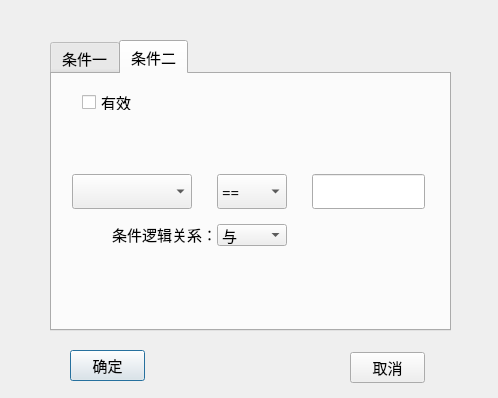
<?xml version="1.0" encoding="UTF-8"?>
<ui version="4.0">
 <class>PanduanDialog</class>
 <widget class="QDialog" name="PanduanDialog">
  <property name="geometry">
   <rect>
    <x>0</x>
    <y>0</y>
    <width>498</width>
    <height>398</height>
   </rect>
  </property>
  <property name="font">
   <font>
    <family>宋体</family>
    <pointsize>11</pointsize>
   </font>
  </property>
  <property name="windowTitle">
   <string>Dialog</string>
  </property>
  <widget class="QTabWidget" name="tabWidget">
   <property name="geometry">
    <rect>
     <x>50</x>
     <y>40</y>
     <width>401</width>
     <height>291</height>
    </rect>
   </property>
   <property name="currentIndex">
    <number>1</number>
   </property>
   <widget class="QWidget" name="tab_1">
    <attribute name="title">
     <string>条件一</string>
    </attribute>
    <widget class="QComboBox" name="comboBox1_VariableName">
     <property name="geometry">
      <rect>
       <x>20</x>
       <y>100</y>
       <width>120</width>
       <height>35</height>
      </rect>
     </property>
    </widget>
    <widget class="QComboBox" name="comboBox1_Operator">
     <property name="geometry">
      <rect>
       <x>165</x>
       <y>100</y>
       <width>70</width>
       <height>35</height>
      </rect>
     </property>
     <item>
      <property name="text">
       <string>==</string>
      </property>
     </item>
     <item>
      <property name="text">
       <string>!=</string>
      </property>
     </item>
     <item>
      <property name="text">
       <string>&gt;</string>
      </property>
     </item>
     <item>
      <property name="text">
       <string>&lt;</string>
      </property>
     </item>
     <item>
      <property name="text">
       <string>&gt;=</string>
      </property>
     </item>
     <item>
      <property name="text">
       <string>&lt;=</string>
      </property>
     </item>
    </widget>
    <widget class="QLineEdit" name="lineEdit1_CompareContent">
     <property name="geometry">
      <rect>
       <x>260</x>
       <y>100</y>
       <width>113</width>
       <height>35</height>
      </rect>
     </property>
    </widget>
   </widget>
   <widget class="QWidget" name="tab_2">
    <attribute name="title">
     <string>条件二</string>
    </attribute>
    <widget class="QCheckBox" name="checkBox">
     <property name="geometry">
      <rect>
       <x>30</x>
       <y>20</y>
       <width>51</width>
       <height>16</height>
      </rect>
     </property>
     <property name="text">
      <string>有效</string>
     </property>
    </widget>
    <widget class="QComboBox" name="comboBox2_VariableName">
     <property name="geometry">
      <rect>
       <x>20</x>
       <y>100</y>
       <width>120</width>
       <height>35</height>
      </rect>
     </property>
    </widget>
    <widget class="QComboBox" name="comboBox2_Operator">
     <property name="geometry">
      <rect>
       <x>165</x>
       <y>100</y>
       <width>70</width>
       <height>35</height>
      </rect>
     </property>
     <item>
      <property name="text">
       <string>==</string>
      </property>
     </item>
     <item>
      <property name="text">
       <string>!=</string>
      </property>
     </item>
     <item>
      <property name="text">
       <string>&gt;</string>
      </property>
     </item>
     <item>
      <property name="text">
       <string>&lt;</string>
      </property>
     </item>
     <item>
      <property name="text">
       <string>&gt;=</string>
      </property>
     </item>
     <item>
      <property name="text">
       <string>&lt;=</string>
      </property>
     </item>
    </widget>
    <widget class="QLineEdit" name="lineEdit2_CompareContet">
     <property name="geometry">
      <rect>
       <x>260</x>
       <y>100</y>
       <width>113</width>
       <height>35</height>
      </rect>
     </property>
    </widget>
    <widget class="QLabel" name="label">
     <property name="geometry">
      <rect>
       <x>60</x>
       <y>150</y>
       <width>101</width>
       <height>20</height>
      </rect>
     </property>
     <property name="text">
      <string>条件逻辑关系：</string>
     </property>
     <property name="buddy">
      <cstring>comboBox2_Logic</cstring>
     </property>
    </widget>
    <widget class="QComboBox" name="comboBox2_Logic">
     <property name="geometry">
      <rect>
       <x>165</x>
       <y>150</y>
       <width>70</width>
       <height>22</height>
      </rect>
     </property>
     <item>
      <property name="text">
       <string>与</string>
      </property>
     </item>
     <item>
      <property name="text">
       <string>或</string>
      </property>
     </item>
     <item>
      <property name="text">
       <string>非</string>
      </property>
     </item>
    </widget>
   </widget>
  </widget>
  <widget class="QPushButton" name="okButton">
   <property name="geometry">
    <rect>
     <x>70</x>
     <y>350</y>
     <width>75</width>
     <height>31</height>
    </rect>
   </property>
   <property name="text">
    <string>确定</string>
   </property>
  </widget>
  <widget class="QPushButton" name="cancelButton">
   <property name="geometry">
    <rect>
     <x>350</x>
     <y>352</y>
     <width>75</width>
     <height>31</height>
    </rect>
   </property>
   <property name="text">
    <string>取消</string>
   </property>
  </widget>
  <widget class="QLabel" name="pictureLabel">
   <property name="geometry">
    <rect>
     <x>10</x>
     <y>10</y>
     <width>41</width>
     <height>31</height>
    </rect>
   </property>
   <property name="text">
    <string/>
   </property>
  </widget>
 </widget>
 <resources/>
 <connections/>
</ui>
